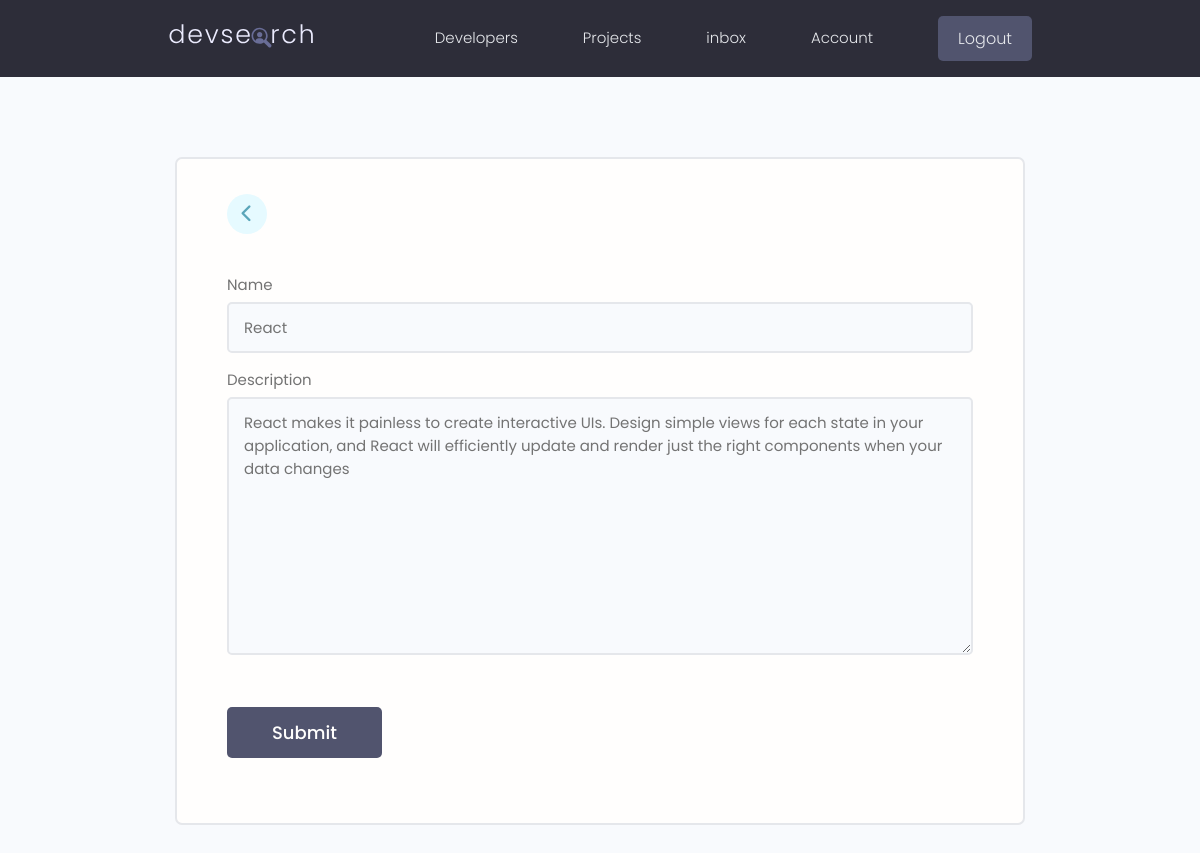
Screenshot of /update-skill/1a714f45-5963-4e0d-a20f-a1df2dba1c70 (signed in) with the database file from the repository.
### users/models.py (models this page shows, shortened)
class Skills(models.Model):
    owner = models.ForeignKey(Profiles, on_delete=models.CASCADE, blank=True, null=True)
    name = models.CharField(max_length=20)
    description = models.TextField(max_length=200, blank=True, null=True)
    created = models.DateTimeField(auto_now_add=True)
    id = models.UUIDField(default=uuid.uuid4, unique=True, editable=False, primary_key=True)

### users/views.py (the view)
# urls.py: path('update-skill/<str:pk>', views.edit_skill, name='update-skill'),
@login_required(login_url='login')
def edit_skill(request, pk):
    profile = request.user.profiles
    skill = profile.skills_set.get(id=pk)
    form = SkillForm(instance=skill)
    if request.method == 'POST':
        form = SkillForm(request.POST, instance=skill)
        if form.is_valid():
            form.save()
            messages.success(request, 'Skill updated Successfully')
            return redirect('account')
    context = {'form': form}
    return render(request, 'skill_form.html', context)

### users/form.py
class SkillForm(ModelForm):
    class Meta:
        model = Skills
        fields = '__all__'
        exclude = ['owner']
    def __init__(self, *args, **kwargs):
        super(SkillForm, self).__init__(*args, **kwargs)
        for name, field in self.fields.items():
            field.widget.attrs.update({'class': 'input'})

### users/templates/skill_form.html (shortened to what this page needs)
{% extends 'main.html' %}
{% block content %}
    <main class="formPage my-xl">
        <div class="content-box">
            <div class="formWrapper">
                <a class="backButton" href="{% url 'account' %}"><i class="fa-sharp fa-solid fa-chevron-left"></i></i></a>
                <br>
                <form class="form" method="POST">
                    {% for field in form %}
                    <div class="form__field">
                        <label for="formInput#text">{{field.label}} </label>
                        {{field}}
                    </div>
                    {% endfor %}
                    <input class="btn btn--sub btn--lg  my-md" type="submit" value="Submit" />
                </form>
            </div>
        </div>
    </main>
{% endblock content %}

### static/styles/app.css (style rules this page uses)
:root { --color-sub: #2d2d39; }
.btn--sub { background-color: var(--color-sub-light); }
.content-box { width: 95%; max-width: 85rem; margin: 0 auto; }
.backButton { background: var(--color-main-light); color: var(--color-main); width: 4rem; height: 4rem; display: flex; align-items: center; justify-content: center; border-radius: 50%; }
.backButton i { font-size: 1.8rem; }
.formPage .formWrapper { list-style: none; background: var(--color-white); padding: 3.5rem 5rem; border: 2px solid var(--color-light); border-radius: 0.7rem; }

### static/uikit/styles/modules/_variables.css (style rules this page uses)
:root { --color-main: #5aa5b9; --color-main-light: #e6faff; --color-sub: #3f4156; --color-sub-light: #51546e; --color-sub-lighter: #ededfd; --color-text: #737373; --color-gray: #8b8b8b; --color-light: #e5e7eb; --color-light-gray: #767676; --color-bg: #f8fafd; --color-white: #fffefd; --color-white-light: #f3f3f3; --color-success: #359e64; --color-success-bg: #def8e8; --color-error: #fc4b0b; --color-error-bg: #fff2ee; --font-base: 'Poppins', arial, helvetica, 'Segoe UI', roboto, ubuntu, sans-serif; --font-monospace: 'Fira Code', 'Courier New', courier, monospace; --font-regular: 300; --font-medium: 500; --font-bold: 700; --generic-shadow: 1px 1px 5px #00000010; --generic-transition: all 0.3s ease-in-out; }

### static/uikit/styles/modules/_base.css (style rules this page uses)
* { margin: 0; padding: 0; box-sizing: border-box; text-rendering: optimizeLegibility; color: inherit; font-size: inherit; }
html { font-size: 50%; }
@media only screen and (min-width: 480px) { html { font-size: 56.25%; } }
@media only screen and (min-width: 1200px) { html { font-size: 62.5%; } }
body { line-height: 1.6; font-weight: 400; font-size: 1.5rem; color: var(--color-text); background-color: var(--color-bg); min-height: 100vh; }

### static/uikit/styles/modules/_typography.css (style rules this page uses)
* { font-family: var(--font-base); }
a { padding-bottom: 2px; text-decoration: none; display: inline-block; color: var(--color-main); font-weight: var(--font-medium); }

### static/uikit/styles/modules/_utilities.css (style rules this page uses)
.my-md { margin: 3rem auto; }
.my-xl { margin: 8rem auto; }

### static/uikit/styles/modules/_button.css (style rules this page uses)
.btn { display: inline-block; position: relative; cursor: pointer; background-color: var(--color-light); font-weight: var(--font-medium); color: var(--color-sub); text-decoration: none; padding: 1rem 2rem; border-radius: 0.5rem; border: none; width: -webkit-fit-content; width: -moz-fit-content; width: fit-content; height: -webkit-fit-content; height: -moz-fit-content; height: fit-content; font-size: 1.6rem; outline-width: 0; outline-color: transparent; -webkit-backface-visibility: hidden; backface-visibility: hidden; transition: all 0.3s ease-in-out; }
.btn--sub { background-color: var(--color-sub); color: var(--color-white); }
.btn--lg { font-size: 1.8rem; padding: 1.2rem 4.5rem; }

### static/uikit/styles/modules/_form.css (style rules this page uses)
.form { display: block; }
.form__field { margin-top: 1.5rem; margin-bottom: 1.5rem; }
.form__label, .form__field > label { display: block; margin-bottom: 0.5rem; color: var(--color-text); }
input.input[type='text'], input.input[type='email'], input.input[type='password'], input.input[type='number'], textarea.input { min-width: 24rem; width: 100%; padding: 1.2rem 1.5rem; border-radius: 0.5rem; border: 2px solid var(--color-light); transition: all 0.3s ease-in-out; background-color: var(--color-bg); }

### rows the page displays
Skills: form "React" "React makes it painless to create interactive UIs. Design simple views for each state in your application, and React will efficiently update and render just the right components when your data changes"

### other values shown
{{ field.label }} "Name" "Description"
